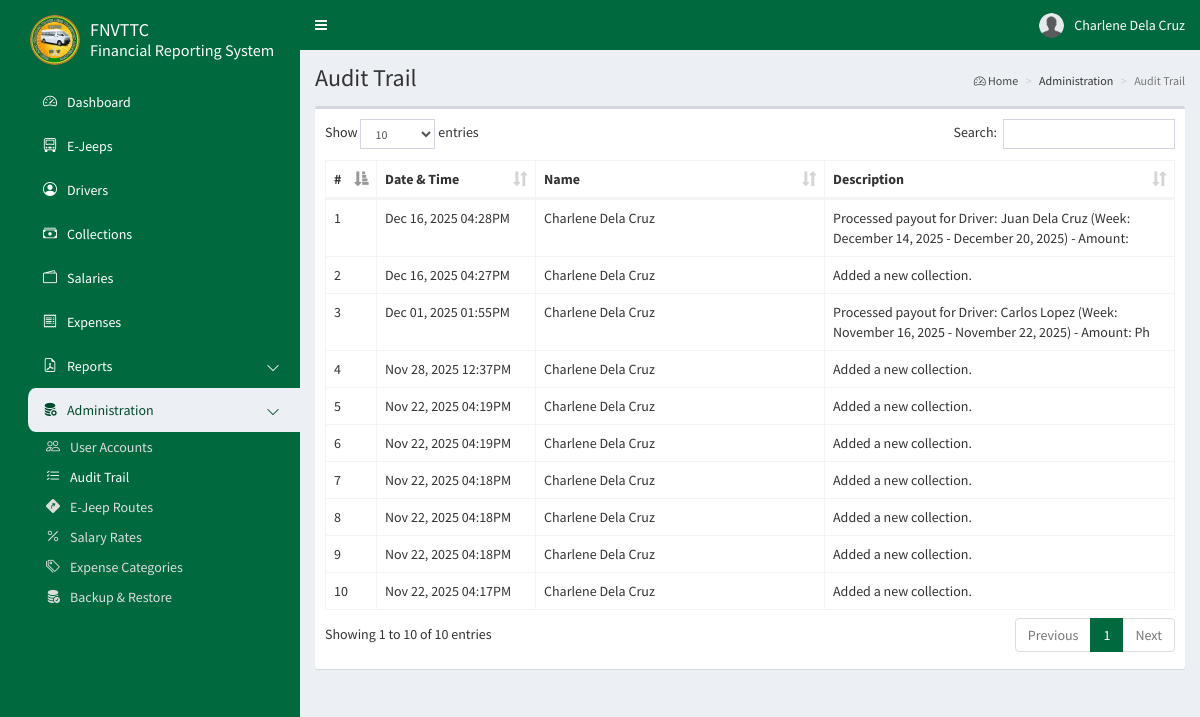
Page /admin/audittrail.php (signed in) on the committed database.
### tables this page shows
CREATE TABLE `frs_users` (
  `id` int(11) NOT NULL AUTO_INCREMENT,
  `first_name` varchar(50) NOT NULL,
  `last_name` varchar(50) NOT NULL,
  `email` varchar(50) NOT NULL,
  `password` char(32) NOT NULL,
  `type` int(1) NOT NULL,
  `image` varchar(100) NOT NULL,
  `address` varchar(100) NOT NULL,
  `contact` varchar(25) NOT NULL,
  `deleted` bit(1) NOT NULL DEFAULT b'0',
  PRIMARY KEY (`id`)
);

CREATE TABLE `frs_trail` (
  `id` int(11) NOT NULL AUTO_INCREMENT,
  `user_id` int(11) NOT NULL,
  `description` varchar(100) NOT NULL,
  `date` datetime NOT NULL DEFAULT current_timestamp(),
  PRIMARY KEY (`id`),
  KEY `fk_trail_userid` (`user_id`),
  CONSTRAINT `fk_trail_userid` FOREIGN KEY (`user_id`) REFERENCES `frs_users` (`id`) ON DELETE NO ACTION ON UPDATE CASCADE
);

### config/config.php (called while the page is built, shortened)
<?php
class Connection {
    private $dbHost;
    private $dbUser;
    private $dbPass;
    private $dbName;
    public function __construct() {
        $this->dbHost = $_ENV['DB_HOST'];
        $this->dbUser = $_ENV['DB_USER'];
        $this->dbPass = $_ENV['DB_PASS'];
        $this->dbName = $_ENV['DB_NAME'];
    }
    public function getConnection() {
        try {
            $pdo = new PDO("mysql:host=" . $this->dbHost . ";dbname=" . $this->dbName, $this->dbUser, $this->dbPass);
            $pdo->setAttribute(PDO::ATTR_ERRMODE, PDO::ERRMODE_EXCEPTION);
            $pdo->setAttribute(PDO::ATTR_DEFAULT_FETCH_MODE, PDO::FETCH_ASSOC);
            return $pdo;
        }
        catch (Exception $e) {
            echo 'Error: ' . $e->getmessage();
        }
    }
}

### admin/audittrail.php (the view, shortened to what this page needs)
<?php
require_once '../config/config.php';
class Trail {
    private $db;
    public function __construct() {
        $conn = new Connection();
        $this->db = $conn->getConnection();
    }
    public function getData(){
        $trail_sql = "SELECT * FROM `frs_trail` AS a JOIN `frs_users` AS b ON a.`user_id` = b.`id` ORDER BY a.`date` DESC";
        $trail_stmt = $this->db->query($trail_sql);
        return $trail_stmt->fetchAll();
    }
}
$trail = new Trail();
$trails = $trail->getData();
?>
<!DOCTYPE html>
<html style="background-color: #00693e;">
<head>
<?php include '../common/head.php'; ?>
</head>
<body class="hold-transition skin-blue sidebar-mini">
    <div class="wrapper">
<?php include '../common/navbar.php'; ?>
<?php include '../common/sidebar.php'; ?>
        <div class="content-wrapper">
            <section class="content-header">
                <h1>Audit Trail</h1>
                <ol class="breadcrumb">
                    <li><a href="#"><i class="bi bi-speedometer2"></i> Home</a></li>
                    <li>Administration</li>
                    <li class="active">Audit Trail</li>
                </ol>
            </section>
            <section class="content">
                <div class="row">
                    <div class="col-xs-12">
                        <div class="box">
                            <div class="box-body table-responsive">
                                <table id="example1" class="table table-bordered">
                                    <thead>
                                        <tr>
                                            <th style="width: 12px; max-width: 12px !important;">#</th>
                                            <th style="width: 120px; max-width: 120px !important;">Date & Time</th>
                                            <th style="width: 250px; max-width: 250px !important;">Name</th>
                                            <th>Description</th>
                                        </tr>
                                    </thead>
                                    <tbody>
<?php
$id = 1;
foreach ($trails as $row) { ?>
<tr>
    <td><?php echo $id; ?></td>
    <td><?php echo (new DateTime($row['date']))->format('M d, Y h:iA'); ?></td>
    <td><?php echo $row['first_name'] . " " . $row['last_name']; ?></td>
    <td><?php echo $row['description']; ?></td>
</tr>
<?php $id++; } ?>
                                    </tbody>
                                </table>
                            </div>
                        </div>
                    </div>
                </div>
            </section>
        </div>
    </div>
</body>
</html>

### common/head.php (shortened to what this page needs)
<link rel="stylesheet" href="../bower_components/bootstrap/dist/css/bootstrap.min.css">
<link rel="stylesheet" href="../bower_components/font-awesome/css/font-awesome.min.css">
<link rel="stylesheet" href="../bower_components/select2/dist/css/select2.min.css">
<link rel="stylesheet" href="../bower_components/bootstrap-datepicker/dist/css/bootstrap-datepicker.min.css">
<link rel="stylesheet" href="../bower_components/datatables.net-bs/css/dataTables.bootstrap.min.css">
<link rel="stylesheet" href="../dist/css/AdminLTE.min.css">
<link rel="stylesheet" href="../dist/css/all-skins.min.css">
<link rel="stylesheet" href="https://cdn.jsdelivr.net/npm/bootstrap-icons/font/bootstrap-icons.css">

### common/navbar.php (shortened to what this page needs)
<?php
require_once '../config/config.php';
$connection = new Connection();
$db = $connection->getConnection();
$sql = "SELECT * FROM frs_users WHERE id = '".$_SESSION['user_id']."'";
$stmt = $db->query($sql);
$row = $stmt->fetch();
?>
<header class="main-header" style="position: fixed; top: 0; width: 100%;">
    <nav class="navbar navbar-static-top">
        <a href="#" class="sidebar-toggle" data-toggle="push-menu" role="button"><span class="sr-only">Toggle Navigation</span></a>
        <div class="navbar-custom-menu">
            <ul class="nav navbar-nav">
                <li class="dropdown user user-menu">
                    <a href="#" class="dropdown-toggle" data-toggle="dropdown">
<?php if(file_exists('../images/' . $row['image'])): ?>
                        <img src="../images/<?php echo $row['image']; ?>" class="user-image" alt="User Image">
<?php else: ?>
                        <img src="../images/default.png" class="user-image" alt="User Image">
<?php endif; ?>
                        <span class="hidden-xs"><?php echo $row['first_name'] . " " . $row['last_name']; ?></span>
                    </a>
                </li>
            </ul>
        </div>
    </nav>
</header>

### common/sidebar.php (shortened to what this page needs)
<aside class="main-sidebar" style="overflow-y: auto; position: fixed; top: 0;">
    <section class="sidebar">
        <ul class="sidebar-menu" data-widget="tree">
            <li class="header" style="color: #fff;font-size: 26px;display: flex;place-items: center;margin-left: 15px;">
                <img src="../images/logo.png" width="50px"> <h4 style="margin-left: 10px;">FNVTTC<br><span style="font-size: 0.9em;">Financial Reporting System<span></h4>
            </li>
<?php if ($_SESSION['type'] == 0):  ?>
            <li><a href="dashboard.php"><i class="bi bi-speedometer2"></i><span>Dashboard</span></a></li>
            <li><a href="ejeeps.php"><i class="bi bi-truck-front"></i><span>E-Jeeps</span></a></li>
            <li><a href="drivers.php"><i class="bi bi-person-circle"></i><span>Drivers</span></a></li>
            <li><a href="collections.php"><i class="bi bi-cash-stack"></i><span>Collections</span></a></li>
            <li><a href="salaries.php"><i class="bi bi-wallet2"></i><span>Salaries</span></a></li>
            <li><a href="expenses.php"><i class="bi bi-receipt"></i><span>Expenses</span></a></li>
            <li class="treeview">
                <a href="#">
                    <i class="bi bi-file-earmark-pdf"></i><span>Reports</span>
                    <span class="pull-right-container"><i class="bi bi-chevron-down pull-right"></i></span>
                </a>
            </li>
            <li class="treeview">
                <a href="#">
                    <i class="bi bi-database-fill-gear"></i><span>Administration</span>
                    <span class="pull-right-container"><i class="bi bi-chevron-down pull-right"></i></span>
                </a>
                <ul class="treeview-menu">
                    <li><a href="accounts.php"><i class="bi bi-people"></i><span>User Accounts</span></a></li>
                    <li><a href="audittrail.php"><i class="bi bi-list-check"></i><span>Audit Trail</span></a></li>
                    <li><a href="routes.php"><i class="bi bi-sign-turn-slight-right-fill"></i><span>E-Jeep Routes</span></a></li>
                    <li><a href="rates.php"><i class="bi bi-percent"></i><span>Salary Rates</span></a></li>
                    <li><a href="categories.php"><i class="bi bi-tags"></i><span>Expense Categories</span></a></li>
                    <li><a href="#"><i class="bi bi-database-fill-check"></i><span>Backup & Restore</span></a></li>
                </ul>
            </li>
<?php elseif ($_SESSION['type'] == 2):  ?>
            <li><a href="dashboard.php"><i class="bi bi-speedometer2"></i><span>Dashboard</span></a></li>
            <li><a href="collections.php"><i class="bi bi-cash-stack"></i><span>Collections</span></a></li>
            <li><a href="expenses.php"><i class="bi bi-receipt"></i><span>Expenses</span></a></li>
<?php endif; ?>
        </ul>
    </section>
</aside>

### common/head.php (style rules this page uses)
.axis-btn-green:hover, .axis-btn-green:visited, .axis-btn-green:focus, { color: #fff; }
.axis-btn-red:hover, .axis-btn-red:visited, .axis-btn-red:focus, { color: #fff; }
.sidebar-menu.tree li.active>a { background-color: #ecf0f5; border-radius: 10px 0 0 10px; color: #004a2b; }
.sidebar-menu li { margin-left: 25px; border-radius: 0 0 30px 30px; }
.sidebar-menu li i { margin-right: 10px; }
.treeview>ul.treeview-menu, .treeview:hover>ul.treeview-menu a, .treeview>ul.treeview-menu:hover a, li.active>ul.treeview-menu a { background-color: transparent !important; }
.treeview>ul.treeview-menu>li>a { color: #ddd !important; }
.treeview>ul.treeview-menu>li>a:hover, .treeview>ul.treeview-menu>li.active>a { color: #fff !important; }
.content-wrapper { margin-top: 50px; }

### rows in the picture
frs_users: image (placeholder picture), first_name "Charlene", last_name "Dela Cruz"
frs_trail: date "Dec 16, 2025 04:28PM", user.first_name "Charlene", user.last_name "Dela Cruz", description "Processed payout for Driver: Juan Dela Cruz (Week: December 14, 2025 - December 20, 2025) - Amount:"
frs_trail: date "Dec 16, 2025 04:27PM", user.first_name "Charlene", user.last_name "Dela Cruz", description "Added a new collection."
frs_trail: date "Dec 01, 2025 01:55PM", user.first_name "Charlene", user.last_name "Dela Cruz", description "Processed payout for Driver: Carlos Lopez (Week: November 16, 2025 - November 22, 2025) - Amount: Ph"
frs_trail: date "Nov 28, 2025 12:37PM", user.first_name "Charlene", user.last_name "Dela Cruz", description "Added a new collection."
frs_trail: date "Nov 22, 2025 04:19PM", user.first_name "Charlene", user.last_name "Dela Cruz", description "Added a new collection."
frs_trail: date "Nov 22, 2025 04:19PM", user.first_name "Charlene", user.last_name "Dela Cruz", description "Added a new collection."
frs_trail: date "Nov 22, 2025 04:18PM", user.first_name "Charlene", user.last_name "Dela Cruz", description "Added a new collection."
frs_trail: date "Nov 22, 2025 04:18PM", user.first_name "Charlene", user.last_name "Dela Cruz", description "Added a new collection."
frs_trail: date "Nov 22, 2025 04:18PM", user.first_name "Charlene", user.last_name "Dela Cruz", description "Added a new collection."
frs_trail: date "Nov 22, 2025 04:17PM", user.first_name "Charlene", user.last_name "Dela Cruz", description "Added a new collection."
